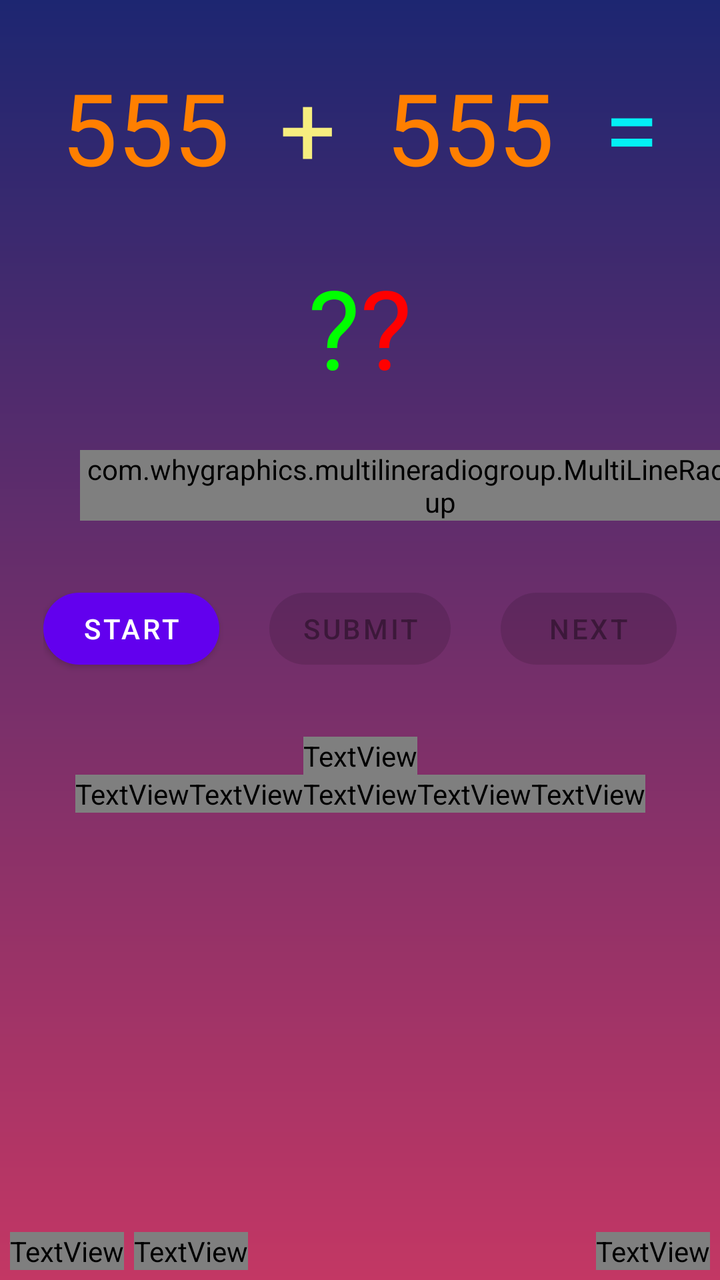
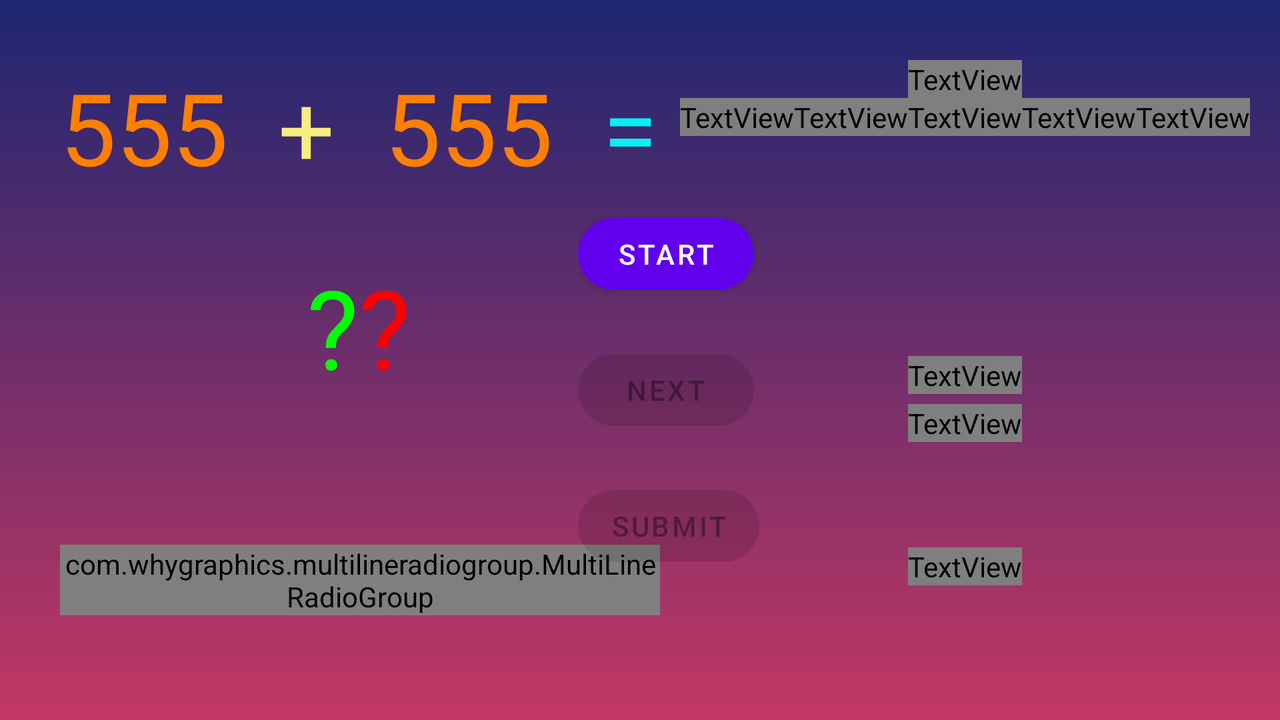

Two renders of one Android screen. The first uses the default layout on a phone; the second uses the alternative layout the repository ships for a different screen configuration, on a matching device. The two XML files are below.
<!-- AndroidManifest.xml: application theme Theme.Mathmanica -->
<!-- res/layout/activity_time_trial.xml -->
<?xml version="1.0" encoding="utf-8"?>
<androidx.constraintlayout.widget.ConstraintLayout xmlns:android="http://schemas.android.com/apk/res/android"
    xmlns:app="http://schemas.android.com/apk/res-auto"
    xmlns:multi_line_radio_group="http://schemas.android.com/apk/res-auto"
    xmlns:tools="http://schemas.android.com/tools"
    android:id="@+id/timeTrialLayout"
    android:layout_width="match_parent"
    android:layout_height="match_parent"
    tools:context=".TimeTrialActivity">

    <RelativeLayout
        android:id="@+id/timeTrialRelativeLayout"
        android:layout_width="wrap_content"
        android:layout_height="wrap_content"
        android:layout_marginTop="30dp"
        app:layout_constraintEnd_toEndOf="parent"
        app:layout_constraintStart_toStartOf="parent"
        app:layout_constraintTop_toTopOf="parent">

        <TextView
            android:id="@+id/timeTrialFirstNumTxt"
            android:layout_width="wrap_content"
            android:layout_height="wrap_content"
            android:text="@string/default_number"
            android:textColor="#ff7f00"
            android:textSize="50sp" />

        <TextView
            android:id="@+id/timeTrialSecondNumTxt"
            android:layout_width="wrap_content"
            android:layout_height="wrap_content"
            android:layout_marginStart="25dp"
            android:layout_toEndOf="@+id/timeTrialOperationTxt"
            android:text="@string/default_number"
            android:textColor="#ff7f00"
            android:textSize="50sp" />

        <TextView
            android:id="@+id/timeTrialOperationTxt"
            android:layout_width="wrap_content"
            android:layout_height="wrap_content"
            android:layout_marginStart="25dp"
            android:layout_toEndOf="@+id/timeTrialFirstNumTxt"
            android:text="@string/addition"
            android:textColor="@color/yellow_caryola"
            android:textSize="50sp" />

        <TextView
            android:id="@+id/timeTrialEqualSignTxt"
            android:layout_width="wrap_content"
            android:layout_height="wrap_content"
            android:layout_marginStart="25dp"
            android:layout_toEndOf="@+id/timeTrialSecondNumTxt"
            android:text="@string/equal"
            android:textColor="#ee00ffff"
            android:textSize="50sp" />
    </RelativeLayout>

    <RelativeLayout
        android:id="@+id/timeTrialQuestionMarkRelativeLayout"
        android:layout_width="wrap_content"
        android:layout_height="wrap_content"
        android:layout_marginTop="30dp"
        app:layout_constraintEnd_toEndOf="@+id/timeTrialRelativeLayout"
        app:layout_constraintStart_toStartOf="@+id/timeTrialRelativeLayout"
        app:layout_constraintTop_toBottomOf="@+id/timeTrialRelativeLayout">

        <TextView
            android:id="@+id/timeTrialQuestionMarkTxt"
            android:layout_width="wrap_content"
            android:layout_height="wrap_content"
            android:text="@string/question_mark"
            android:textColor="@color/green"
            android:textSize="55sp" />

        <TextView
            android:id="@+id/timeTrialQuestionMark_2Txt"
            android:layout_width="wrap_content"
            android:layout_height="wrap_content"
            android:layout_toEndOf="@+id/timeTrialQuestionMarkTxt"
            android:text="@string/question_mark"
            android:textColor="@color/red"
            android:textSize="55sp" />
    </RelativeLayout>

    <com.whygraphics.multilineradiogroup.MultiLineRadioGroup
        android:id="@+id/timeTrialChoicesRadioGroup"
        android:layout_width="wrap_content"
        android:layout_height="wrap_content"
        android:layout_marginStart="40dp"
        android:layout_marginTop="25dp"
        app:layout_constraintStart_toStartOf="parent"
        app:layout_constraintTop_toBottomOf="@+id/timeTrialQuestionMarkRelativeLayout"
        multi_line_radio_group:max_in_row="2">

        <RadioButton
            android:id="@+id/timeTrialFirstChoiceRadioBtn"
            android:layout_width="wrap_content"
            android:layout_height="wrap_content"
            android:layout_marginTop="25dp"
            android:text="@string/first_choice"
            android:textColor="@color/white_shaded"
            android:textSize="25sp" />

        <RadioButton
            android:id="@+id/timeTrialSecondChoiceRadioBtn"
            android:layout_width="wrap_content"
            android:layout_height="wrap_content"
            android:layout_marginTop="25dp"
            android:text="@string/second_choice"
            android:textColor="@color/white_shaded"
            android:textSize="25sp" />

        <RadioButton
            android:id="@+id/timeTrialThirdChoiceRadioBtn"
            android:layout_width="wrap_content"
            android:layout_height="wrap_content"
            android:layout_marginTop="25dp"
            android:text="@string/third_choice"
            android:textColor="@color/white_shaded"
            android:textSize="25sp" />

        <RadioButton
            android:id="@+id/timeTrialFourthChoiceRadioBtn"
            android:layout_width="wrap_content"
            android:layout_height="wrap_content"
            android:layout_marginTop="25dp"
            android:text="@string/fourth_choice"
            android:textColor="@color/white_shaded"
            android:textSize="25sp" />

    </com.whygraphics.multilineradiogroup.MultiLineRadioGroup>


    <TextView
        android:id="@+id/timeTrialScoreTitleTxt"
        android:layout_width="wrap_content"
        android:layout_height="wrap_content"
        android:layout_marginTop="30dp"
        android:fontFamily="@font/knewave"
        android:text="@string/time_remaining"
        android:textColor="#DCF763"
        android:textSize="30sp"
        app:layout_constraintEnd_toEndOf="parent"
        app:layout_constraintStart_toStartOf="parent"
        app:layout_constraintTop_toBottomOf="@+id/timeTrialBtnsLayout" />

    <TextView
        android:id="@+id/timeTrialDifficultyModeTxt"
        android:layout_width="wrap_content"
        android:layout_height="wrap_content"
        android:layout_marginEnd="5dp"
        android:layout_marginBottom="5dp"
        android:fontFamily="@font/aclonica"
        android:text="@string/time_trial_mode"
        android:textColor="@color/yellow_caryola"
        android:textSize="18sp"
        app:layout_constraintBottom_toBottomOf="parent"
        app:layout_constraintEnd_toEndOf="parent" />

    <RelativeLayout
        android:id="@+id/timeTrialBtnsLayout"
        android:layout_width="wrap_content"
        android:layout_height="wrap_content"
        android:layout_marginTop="30dp"
        android:animateLayoutChanges="true"
        app:layout_constraintEnd_toEndOf="parent"
        app:layout_constraintStart_toStartOf="parent"
        app:layout_constraintTop_toBottomOf="@+id/timeTrialChoicesRadioGroup">

        <com.google.android.material.button.MaterialButton
            android:id="@+id/timeTrialNextBtn"
            android:layout_width="wrap_content"
            android:layout_height="wrap_content"
            android:layout_marginStart="25dp"
            android:layout_toEndOf="@+id/timeTrialSubmitBtn"
            android:enabled="false"
            android:text="@string/next"
            app:cornerRadius="30dp" />

        <com.google.android.material.button.MaterialButton
            android:id="@+id/timeTrialStartBtn"
            android:layout_width="wrap_content"
            android:layout_height="wrap_content"
            android:text="@string/start"
            app:cornerRadius="30dp" />

        <com.google.android.material.button.MaterialButton
            android:id="@+id/timeTrialSubmitBtn"
            android:layout_width="wrap_content"
            android:layout_height="wrap_content"
            android:layout_marginStart="25dp"
            android:layout_toEndOf="@id/timeTrialStartBtn"
            android:enabled="false"
            android:text="@string/submit"
            app:cornerRadius="30dp" />

        
        
        
        
        
        
        
        
        
        
    </RelativeLayout>

    <RelativeLayout
        android:id="@+id/timerRelativeLayout"
        android:layout_width="wrap_content"
        android:layout_height="wrap_content"
        app:layout_constraintEnd_toEndOf="parent"
        app:layout_constraintStart_toStartOf="parent"
        app:layout_constraintTop_toBottomOf="@id/timeTrialScoreTitleTxt">

        <TextView
            android:id="@+id/hoursTxt"
            android:layout_width="wrap_content"
            android:layout_height="wrap_content"
            android:fontFamily="@font/knewave"
            android:text="@string/double_zero"
            android:textColor="@color/yellow_shaded"
            android:textSize="75sp" />

        <TextView
            android:id="@+id/secondsTxt"
            android:layout_width="wrap_content"
            android:layout_height="wrap_content"
            android:layout_toEndOf="@+id/secondColon"
            android:fontFamily="@font/knewave"
            android:text="@string/double_zero"
            android:textColor="@color/yellow_shaded"
            android:textSize="75sp" />

        <TextView
            android:id="@+id/firstColon"
            android:layout_width="wrap_content"
            android:layout_height="wrap_content"
            android:layout_toEndOf="@+id/hoursTxt"
            android:fontFamily="@font/knewave"
            android:text="@string/colon"
            android:textColor="@color/yellow_shaded"
            android:textSize="75sp" />

        <TextView
            android:id="@+id/secondColon"
            android:layout_width="wrap_content"
            android:layout_height="wrap_content"
            android:layout_toEndOf="@+id/minutesTxt"
            android:fontFamily="@font/knewave"
            android:text="@string/colon"
            android:textColor="@color/yellow_shaded"
            android:textSize="75sp"
            app:layout_constraintEnd_toStartOf="@+id/minutesTxt"
            tools:layout_editor_absoluteY="492dp" />

        <TextView
            android:id="@+id/minutesTxt"
            android:layout_width="wrap_content"
            android:layout_height="wrap_content"
            android:layout_toEndOf="@id/firstColon"
            android:fontFamily="@font/knewave"
            android:text="@string/zero_one"
            android:textColor="@color/yellow_shaded"
            android:textSize="75sp" />
    </RelativeLayout>

    <TextView
        android:id="@+id/timeTrialScoreTitle"
        android:layout_width="wrap_content"
        android:layout_height="wrap_content"
        android:layout_marginStart="5dp"
        android:layout_marginBottom="5dp"
        android:fontFamily="@font/aclonica"
        android:text="@string/your_score_with_colon"
        android:textColor="@color/yellow_caryola"
        android:textSize="16sp"
        app:layout_constraintBottom_toBottomOf="parent"
        app:layout_constraintStart_toStartOf="parent" />

    <TextView
        android:id="@+id/timeTrialScoreNumTxt"
        android:layout_width="wrap_content"
        android:layout_height="wrap_content"
        android:layout_marginStart="5dp"
        android:layout_marginBottom="5dp"
        android:fontFamily="@font/aclonica"
        android:text="@string/num0"
        android:textSize="18sp"
        app:layout_constraintBottom_toBottomOf="parent"
        app:layout_constraintStart_toEndOf="@+id/timeTrialScoreTitle" />

    <TextView
        android:id="@+id/bonusTimeTxt"
        android:layout_width="wrap_content"
        android:layout_height="wrap_content"
        android:text="@string/add_30s"
        android:textColor="@color/green"
        android:visibility="invisible"
        app:layout_constraintStart_toEndOf="@+id/timerRelativeLayout"
        app:layout_constraintTop_toBottomOf="@+id/timeTrialScoreTitleTxt" />

</androidx.constraintlayout.widget.ConstraintLayout>
<!-- resources referenced by this layout -->
<resources>
  <color name="green">#00FF00</color>
  <color name="red">#ff0000</color>
  <color name="white_shaded">#eeffffff</color>
  <color name="yellow_caryola">#F7EE7F</color>
  <color name="yellow_shaded">#eeFFFF00</color>
  <string name="add_30s">+30s</string>
  <string name="addition">+</string>
  <string name="colon">:</string>
  <string name="default_number">555</string>
  <string name="double_zero">00</string>
  <string name="equal">=</string>
  <string name="first_choice">A) 555</string>
  <string name="fourth_choice">D) 555</string>
  <string name="next">Next</string>
  <string name="num0">0</string>
  <string name="question_mark">\?</string>
  <string name="second_choice">B) 555</string>
  <string name="start">Start</string>
  <string name="submit">Submit</string>
  <string name="third_choice">C) 555</string>
  <string name="time_remaining">TIME REMAINING</string>
  <string name="time_trial_mode">Time Trial Mode</string>
  <string name="your_score_with_colon">Your Score:</string>
  <string name="zero_one">01</string>
  <style name="Theme.Mathmanica" parent="Theme.MaterialComponents.DayNight.DarkActionBar">
          
          <item name="colorPrimary">@color/purple_500</item>
          <item name="colorPrimaryVariant">@color/purple_700</item>
          <item name="colorOnPrimary">@color/white</item>
          
          <item name="colorSecondary">@color/teal_200</item>
          <item name="colorSecondaryVariant">@color/teal_700</item>
          <item name="colorOnSecondary">@color/black</item>
          
          <item name="android:statusBarColor">?attr/colorPrimaryVariant</item>
          
          <item name="android:windowBackground">@drawable/main_background</item>
          <item name="android:windowAnimationStyle">@style/CustomAnimation</item>
      </style>
  <color name="purple_500">#FF6200EE</color>
  <color name="purple_700">#FF3700B3</color>
  <color name="white">#FFFFFFFF</color>
  <color name="teal_200">#FF03DAC5</color>
  <color name="teal_700">#FF018786</color>
  <color name="black">#FF000000</color>
  <!-- drawable main_background (drawable) -->
  <?xml version="1.0" encoding="utf-8"?>
  <shape xmlns:android="http://schemas.android.com/apk/res/android">
  
      <gradient
          android:type="linear"
          android:angle="90"
          android:startColor="@color/bg_red"
          android:endColor="@color/bg_blue" />
  
  </shape>
  <style name="CustomAnimation">
          <item name="android:activityOpenEnterAnimation">@anim/slide_in</item>
          <item name="android:activityOpenExitAnimation">@anim/slide_out</item>
          <item name="android:activityCloseEnterAnimation">@anim/slide_out</item>
          <item name="android:activityCloseExitAnimation">@anim/slide_in</item>
      </style>
  <color name="bg_red">#C33764</color>
  <color name="bg_blue">#1D2671</color>
</resources>
<!-- res/layout-land/activity_time_trial.xml (the author's variant of the layout above) -->
<!-- drawn on the phone turned sideways -->
<?xml version="1.0" encoding="utf-8"?>
<androidx.constraintlayout.widget.ConstraintLayout xmlns:android="http://schemas.android.com/apk/res/android"
    xmlns:app="http://schemas.android.com/apk/res-auto"
    xmlns:multi_line_radio_group="http://schemas.android.com/apk/res-auto"
    xmlns:tools="http://schemas.android.com/tools"
    android:id="@+id/timeTrialLayout"
    android:layout_width="match_parent"
    android:layout_height="match_parent"
    tools:context=".TimeTrialActivity">

    <RelativeLayout
        android:id="@+id/timeTrialRelativeLayout"
        android:layout_width="wrap_content"
        android:layout_height="wrap_content"
        android:layout_marginStart="30dp"
        android:layout_marginTop="30dp"
        app:layout_constraintStart_toStartOf="parent"
        app:layout_constraintTop_toTopOf="parent">

        <TextView
            android:id="@+id/timeTrialFirstNumTxt"
            android:layout_width="wrap_content"
            android:layout_height="wrap_content"
            android:text="@string/default_number"
            android:textColor="#ff7f00"
            android:textSize="50sp" />

        <TextView
            android:id="@+id/timeTrialSecondNumTxt"
            android:layout_width="wrap_content"
            android:layout_height="wrap_content"
            android:layout_marginStart="25dp"
            android:layout_toEndOf="@+id/timeTrialOperationTxt"
            android:text="@string/default_number"
            android:textColor="#ff7f00"
            android:textSize="50sp" />

        <TextView
            android:id="@+id/timeTrialOperationTxt"
            android:layout_width="wrap_content"
            android:layout_height="wrap_content"
            android:layout_marginStart="25dp"
            android:layout_toEndOf="@+id/timeTrialFirstNumTxt"
            android:text="@string/addition"
            android:textColor="@color/yellow_caryola"
            android:textSize="50sp" />

        <TextView
            android:id="@+id/timeTrialEqualSignTxt"
            android:layout_width="wrap_content"
            android:layout_height="wrap_content"
            android:layout_marginStart="25dp"
            android:layout_toEndOf="@+id/timeTrialSecondNumTxt"
            android:text="@string/equal"
            android:textColor="#ee00ffff"
            android:textSize="50sp" />
    </RelativeLayout>

    <RelativeLayout
        android:id="@+id/timeTrialQuestionMarkRelativeLayout"
        android:layout_width="wrap_content"
        android:layout_height="wrap_content"
        android:layout_marginTop="30dp"
        app:layout_constraintEnd_toEndOf="@+id/timeTrialRelativeLayout"
        app:layout_constraintStart_toStartOf="@+id/timeTrialRelativeLayout"
        app:layout_constraintTop_toBottomOf="@+id/timeTrialRelativeLayout">

        <TextView
            android:id="@+id/timeTrialQuestionMarkTxt"
            android:layout_width="wrap_content"
            android:layout_height="wrap_content"
            android:text="@string/question_mark"
            android:textColor="@color/green"
            android:textSize="55sp" />

        <TextView
            android:id="@+id/timeTrialQuestionMark_2Txt"
            android:layout_width="wrap_content"
            android:layout_height="wrap_content"
            android:layout_toEndOf="@+id/timeTrialQuestionMarkTxt"
            android:text="@string/question_mark"
            android:textColor="@color/red"
            android:textSize="55sp" />
    </RelativeLayout>

    <com.whygraphics.multilineradiogroup.MultiLineRadioGroup
        android:id="@+id/timeTrialChoicesRadioGroup"
        android:layout_width="300dp"
        android:layout_height="wrap_content"
        android:layout_marginTop="20dp"
        app:layout_constraintBottom_toBottomOf="parent"
        app:layout_constraintStart_toStartOf="@+id/timeTrialRelativeLayout"
        app:layout_constraintTop_toBottomOf="@+id/timeTrialQuestionMarkRelativeLayout"
        multi_line_radio_group:max_in_row="2">

        <RadioButton
            android:id="@+id/timeTrialFirstChoiceRadioBtn"
            android:layout_width="wrap_content"
            android:layout_height="wrap_content"
            android:layout_marginTop="25dp"
            android:text="@string/first_choice"
            android:textColor="@color/white_shaded"
            android:textSize="25sp" />

        <RadioButton
            android:id="@+id/timeTrialSecondChoiceRadioBtn"
            android:layout_width="wrap_content"
            android:layout_height="wrap_content"
            android:layout_marginTop="25dp"
            android:text="@string/second_choice"
            android:textColor="@color/white_shaded"
            android:textSize="25sp" />

        <RadioButton
            android:id="@+id/timeTrialThirdChoiceRadioBtn"
            android:layout_width="wrap_content"
            android:layout_height="wrap_content"
            android:layout_marginTop="25dp"
            android:text="@string/third_choice"
            android:textColor="@color/white_shaded"
            android:textSize="25sp" />

        <RadioButton
            android:id="@+id/timeTrialFourthChoiceRadioBtn"
            android:layout_width="wrap_content"
            android:layout_height="wrap_content"
            android:layout_marginTop="25dp"
            android:text="@string/fourth_choice"
            android:textColor="@color/white_shaded"
            android:textSize="25sp" />

    </com.whygraphics.multilineradiogroup.MultiLineRadioGroup>


    <TextView
        android:id="@+id/timeTrialScoreTitleTxt"
        android:layout_width="wrap_content"
        android:layout_height="wrap_content"
        android:layout_marginTop="30dp"
        android:fontFamily="@font/knewave"
        android:text="@string/time_remaining"
        android:textColor="#DCF763"
        android:textSize="30sp"
        app:layout_constraintEnd_toEndOf="@+id/timerRelativeLayout"
        app:layout_constraintStart_toStartOf="@+id/timerRelativeLayout"
        app:layout_constraintTop_toTopOf="parent" />

    <TextView
        android:id="@+id/timeTrialDifficultyModeTxt"
        android:layout_width="wrap_content"
        android:layout_height="wrap_content"
        android:layout_marginBottom="15dp"
        android:fontFamily="@font/aclonica"
        android:text="@string/time_trial_mode"
        android:textColor="@color/yellow_caryola"
        android:textSize="18sp"
        app:layout_constraintBottom_toBottomOf="parent"
        app:layout_constraintEnd_toEndOf="@+id/timeTrialScoreTitle"
        app:layout_constraintStart_toStartOf="@+id/timeTrialScoreTitle"
        app:layout_constraintTop_toBottomOf="@+id/timeTrialScoreNumTxt" />

    <RelativeLayout
        android:id="@+id/timeTrialBtnsLayout"
        android:layout_width="wrap_content"
        android:layout_height="wrap_content"
        android:layout_marginTop="30dp"
        android:animateLayoutChanges="true"
        app:layout_constraintBottom_toBottomOf="parent"
        app:layout_constraintEnd_toStartOf="@id/timerRelativeLayout"
        app:layout_constraintStart_toEndOf="@id/timeTrialRelativeLayout"
        app:layout_constraintTop_toTopOf="parent">

        <com.google.android.material.button.MaterialButton
            android:id="@+id/timeTrialNextBtn"
            android:layout_width="wrap_content"
            android:layout_height="wrap_content"
            android:layout_below="@id/timeTrialStartBtn"
            android:layout_marginTop="20dp"
            android:enabled="false"
            android:text="@string/next"
            app:cornerRadius="30dp" />

        <com.google.android.material.button.MaterialButton
            android:id="@+id/timeTrialStartBtn"
            android:layout_width="wrap_content"
            android:layout_height="wrap_content"
            android:text="@string/start"
            app:cornerRadius="30dp" />

        <com.google.android.material.button.MaterialButton
            android:id="@+id/timeTrialSubmitBtn"
            android:layout_width="wrap_content"
            android:layout_height="wrap_content"
            android:layout_below="@id/timeTrialNextBtn"
            android:layout_marginTop="20dp"
            android:enabled="false"
            android:text="@string/submit"
            app:cornerRadius="30dp" />

        
        
        
        
        
        
        
        
        
        
    </RelativeLayout>

    <RelativeLayout
        android:id="@+id/timerRelativeLayout"
        android:layout_width="wrap_content"
        android:layout_height="wrap_content"
        android:layout_marginEnd="15dp"
        app:layout_constraintEnd_toEndOf="parent"
        app:layout_constraintTop_toBottomOf="@id/timeTrialScoreTitleTxt">

        <TextView
            android:id="@+id/hoursTxt"
            android:layout_width="wrap_content"
            android:layout_height="wrap_content"
            android:fontFamily="@font/knewave"
            android:text="@string/double_zero"
            android:textColor="@color/yellow_shaded"
            android:textSize="60sp" />

        <TextView
            android:id="@+id/secondsTxt"
            android:layout_width="wrap_content"
            android:layout_height="wrap_content"
            android:layout_toEndOf="@+id/secondColon"
            android:fontFamily="@font/knewave"
            android:text="@string/double_zero"
            android:textColor="@color/yellow_shaded"
            android:textSize="60sp" />

        <TextView
            android:id="@+id/firstColon"
            android:layout_width="wrap_content"
            android:layout_height="wrap_content"
            android:layout_toEndOf="@+id/hoursTxt"
            android:fontFamily="@font/knewave"
            android:text="@string/colon"
            android:textColor="@color/yellow_shaded"
            android:textSize="60sp" />

        <TextView
            android:id="@+id/secondColon"
            android:layout_width="wrap_content"
            android:layout_height="wrap_content"
            android:layout_toEndOf="@+id/minutesTxt"
            android:fontFamily="@font/knewave"
            android:text="@string/colon"
            android:textColor="@color/yellow_shaded"
            android:textSize="60sp"
            app:layout_constraintEnd_toStartOf="@+id/minutesTxt"
            tools:layout_editor_absoluteY="492dp" />

        <TextView
            android:id="@+id/minutesTxt"
            android:layout_width="wrap_content"
            android:layout_height="wrap_content"
            android:layout_toEndOf="@id/firstColon"
            android:fontFamily="@font/knewave"
            android:text="@string/zero_one"
            android:textColor="@color/yellow_shaded"
            android:textSize="60sp" />
    </RelativeLayout>

    <TextView
        android:id="@+id/timeTrialScoreTitle"
        android:layout_width="wrap_content"
        android:layout_height="wrap_content"
        android:layout_marginTop="20dp"
        android:fontFamily="@font/aclonica"
        android:text="@string/your_score"
        android:textAllCaps="true"
        android:textColor="@color/yellow_caryola"
        android:textSize="30sp"
        app:layout_constraintBottom_toBottomOf="@+id/timeTrialBtnsLayout"
        app:layout_constraintEnd_toEndOf="@+id/timerRelativeLayout"
        app:layout_constraintStart_toStartOf="@+id/timerRelativeLayout"
        app:layout_constraintTop_toBottomOf="@+id/timerRelativeLayout" />

    <TextView
        android:id="@+id/timeTrialScoreNumTxt"
        android:layout_width="wrap_content"
        android:layout_height="wrap_content"
        android:layout_marginTop="5dp"
        android:fontFamily="@font/aclonica"
        android:text="@string/num0"
        android:textSize="35sp"
        app:layout_constraintEnd_toEndOf="@+id/timeTrialScoreTitle"
        app:layout_constraintStart_toStartOf="@+id/timeTrialScoreTitle"
        app:layout_constraintTop_toBottomOf="@+id/timeTrialScoreTitle" />

    <TextView
        android:id="@+id/bonusTimeTxt"
        android:layout_width="wrap_content"
        android:layout_height="wrap_content"
        android:text="@string/add_30s"
        android:textColor="@color/green"
        android:visibility="invisible"
        app:layout_constraintStart_toEndOf="@+id/timerRelativeLayout"
        app:layout_constraintTop_toBottomOf="@+id/timeTrialScoreTitleTxt" />

    <androidx.constraintlayout.widget.Guideline
        android:id="@+id/guideline15"
        android:layout_width="wrap_content"
        android:layout_height="wrap_content"
        android:orientation="vertical"
        app:layout_constraintGuide_begin="448dp" />

</androidx.constraintlayout.widget.ConstraintLayout>
<!-- resources referenced by the variant -->
<!-- as the phone turned sideways resolves them -->
<resources>
  <color name="green">#00FF00</color>
  <color name="red">#ff0000</color>
  <color name="white_shaded">#eeffffff</color>
  <color name="yellow_caryola">#F7EE7F</color>
  <color name="yellow_shaded">#eeFFFF00</color>
  <string name="add_30s">+30s</string>
  <string name="addition">+</string>
  <string name="colon">:</string>
  <string name="default_number">555</string>
  <string name="double_zero">00</string>
  <string name="equal">=</string>
  <string name="first_choice">A) 555</string>
  <string name="fourth_choice">D) 555</string>
  <string name="next">Next</string>
  <string name="num0">0</string>
  <string name="question_mark">\?</string>
  <string name="second_choice">B) 555</string>
  <string name="start">Start</string>
  <string name="submit">Submit</string>
  <string name="third_choice">C) 555</string>
  <string name="time_remaining">TIME REMAINING</string>
  <string name="time_trial_mode">Time Trial Mode</string>
  <string name="your_score">YOUR SCORE</string>
  <string name="zero_one">01</string>
  <style name="Theme.Mathmanica" parent="Theme.MaterialComponents.DayNight.DarkActionBar">
          
          <item name="colorPrimary">@color/purple_500</item>
          <item name="colorPrimaryVariant">@color/purple_700</item>
          <item name="colorOnPrimary">@color/white</item>
          
          <item name="colorSecondary">@color/teal_200</item>
          <item name="colorSecondaryVariant">@color/teal_700</item>
          <item name="colorOnSecondary">@color/black</item>
          
          <item name="android:statusBarColor">?attr/colorPrimaryVariant</item>
          
          <item name="android:windowBackground">@drawable/main_background</item>
          <item name="android:windowAnimationStyle">@style/CustomAnimation</item>
      </style>
  <color name="purple_500">#FF6200EE</color>
  <color name="purple_700">#FF3700B3</color>
  <color name="white">#FFFFFFFF</color>
  <color name="teal_200">#FF03DAC5</color>
  <color name="teal_700">#FF018786</color>
  <color name="black">#FF000000</color>
  <!-- drawable main_background (drawable) -->
  <?xml version="1.0" encoding="utf-8"?>
  <shape xmlns:android="http://schemas.android.com/apk/res/android">
  
      <gradient
          android:type="linear"
          android:angle="90"
          android:startColor="@color/bg_red"
          android:endColor="@color/bg_blue" />
  
  </shape>
  <style name="CustomAnimation">
          <item name="android:activityOpenEnterAnimation">@anim/slide_in</item>
          <item name="android:activityOpenExitAnimation">@anim/slide_out</item>
          <item name="android:activityCloseEnterAnimation">@anim/slide_out</item>
          <item name="android:activityCloseExitAnimation">@anim/slide_in</item>
      </style>
  <color name="bg_red">#C33764</color>
  <color name="bg_blue">#1D2671</color>
</resources>
